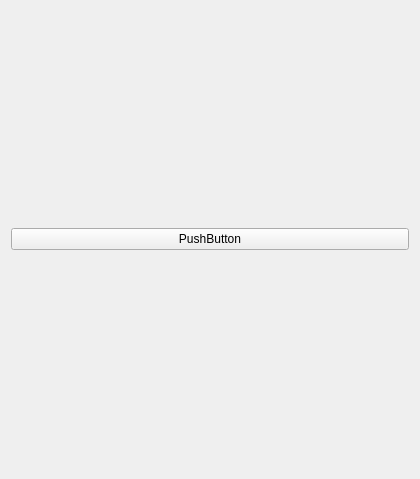
<?xml version="1.0" encoding="UTF-8"?>
<ui version="4.0">
 <class>Form</class>
 <widget class="QWidget" name="Form">
  <property name="geometry">
   <rect>
    <x>0</x>
    <y>0</y>
    <width>420</width>
    <height>479</height>
   </rect>
  </property>
  <property name="windowTitle">
   <string>Form</string>
  </property>
  <layout class="QVBoxLayout" name="verticalLayout">
   <item>
    <widget class="QPushButton" name="pushButton">
     <property name="text">
      <string>PushButton</string>
     </property>
    </widget>
   </item>
  </layout>
 </widget>
 <resources/>
 <connections/>
</ui>
